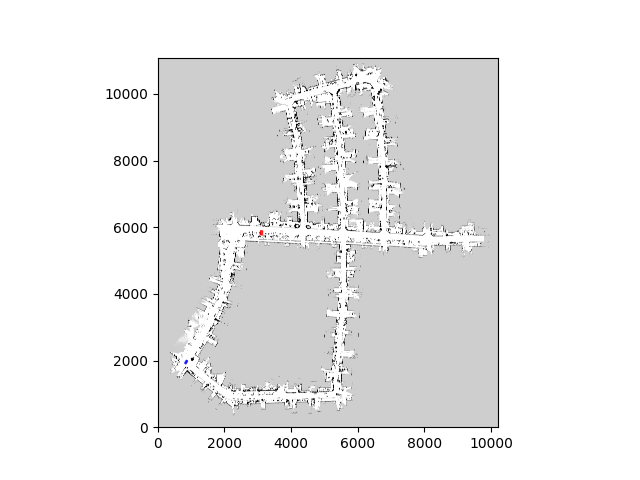
#> input picture src/modified_map.png, 640 x 480 px
$ python free_sapce_map.py
#> lines starting #> are read from the running program, lines starting #| are printed output that depends on the picture
import os

import matplotlib.patches as patches
import matplotlib.pyplot as plt
import matplotlib.transforms as transforms
import numpy as np

from pose import Pose # Importing Pose class from pose module

# Define a class called FreeSpaceMap
class FreeSpaceMap:
    def __init__(self, map_file_name):
        # Initialize parameters for the map
#> called with map_file_name = 'modified_map.pgm'
        self.free_space = 254
        self.resolution = 0.05  # Resolution of the map in meters per pixel
        self.resolution_inverse = int(1 / self.resolution) # Inverse of resolution for conversion

        # Define sizes of parking space and vehicle in pixels
        self.parking_width = self._m_to_px(3)
        self.parking_length = self._m_to_px(6)
        self.vehicle_width = self._m_to_px(2)
        self.vehicle_front_length = self._m_to_px(4)
        self.vehicle_rear_length = self._m_to_px(1)
        self.vehicle_length = self.vehicle_front_length + self.vehicle_rear_length

        # Read the map image file
        map_file_path = os.path.join(os.path.dirname(__file__), map_file_name)
        with open(map_file_path, "rb") as map_image:
            self.map = plt.imread(map_image) # Read map image
#> self.map is the input picture: shape (480, 640, 4) float32; mean R, G, B, A 0.917, 0.917, 0.917, 1

        # Calculate dimensions of the map in meters
        self.lot_width = self._px_to_m(self.map.shape[1])
#> self.lot_width = 32
        self.lot_height = self._px_to_m(self.map.shape[0])
#> self.lot_height = 24

        # Define variables for drop off spot, goal state, and parking space
        self.drop_off_spot = ()
        self.goal_state = ()
        self.parking_space = ()

        fig = plt.figure()
        self.ax = fig.add_subplot(111)

    # Method to get grid index from given x and y coordinates
    def get_grid_index(self, x, y):
        return x + y * self.lot_width

    # Method to check if a given node is not on an obstacle
    def is_not_on_obstacle(self, current_node):
        is_in = 0 < current_node[0] < self.lot_width and 0 < current_node[1] < self.lot_height
        return is_in and not self._is_on_obstacle(current_node)

     # Method to check if a given node is on an obstacle
    # [5 lines left out: function _is_on_obstacle, not called in this run]

    # Method to set the drop off spot with x, y, and theta (orientation)
    def set_drop_off_spot(self, x, y, theta):
        self.drop_off_spot = (x, y, theta)

    # Method to get the drop off spot
    # [6 lines left out: function get_drop_off_spot, not called in this run]

    # Method to set the goal state with x, y, and theta (orientation)
    def set_goal_state(self, x, y, theta):
        self.goal_state = (x, y, theta)

    # Method to set the goal state with a Pose object
    def set_goal_state_pose(self, pose):
        self.goal_state = (self._m_to_px(pose.x), self._m_to_px(pose.y), np.degrees(pose.theta))

    # Method to get the goal state
    # [6 lines left out: function get_goal_state, not called in this run]

    # Method to set the parking space with x, y, and theta (orientation)
    def set_parking_space(self, x, y, theta):
        self.parking_space = (x, y, theta)

    # Method to get the parking space
    # [6 lines left out: function get_parking_space, not called in this run]

    # Method to plot the map
    def plot_map(self):
        plt.imshow(self.map, cmap="gray") # Display the map image

         # Draw drop off spot, goal state, and parking space if defined
        if self.drop_off_spot:
            self._draw_vehicle_pose(self.drop_off_spot, "blue")

        if self.goal_state:
            self._draw_vehicle_pose(self.goal_state, "yellow")

        if self.parking_space:
            self._draw_parking_space(self.parking_space, "red")

        # Set the plot limits based on defined spots
        if self.drop_off_spot and self.goal_state:
            self.ax.set(
                xlim=[
                    min(self.drop_off_spot[0], self.goal_state[0]) - 800,
                    max(self.drop_off_spot[0], self.goal_state[0]) + 800
                ],
                ylim=[
                    min(self.drop_off_spot[1], self.goal_state[1]) - 1000,
                    max(self.drop_off_spot[1], self.goal_state[1]) + 1000
                ]
            )
        else:
            self.ax.set(
                xlim=[0, self.map.shape[1]], ylim=[0, self.map.shape[0]]
            )

     # Method to plot the current process
    # [8 lines left out: function plot_process, not called in this run]

     # Method to plot the route
    def plot_route(self, rx, ry):
        plt.plot([self._m_to_px(x) for x in rx], [self._m_to_px(y) for y in ry], "-r")
        plt.pause(0.001)

    # Method to show the plot
    def plot_show(self):
        if self.drop_off_spot:
            self._draw_vehicle_pose(self.drop_off_spot, "blue")

        if self.goal_state:
            self._draw_vehicle_pose(self.goal_state, "yellow")

        if self.parking_space:
            self._draw_parking_space(self.parking_space, "red")

        plt.show()
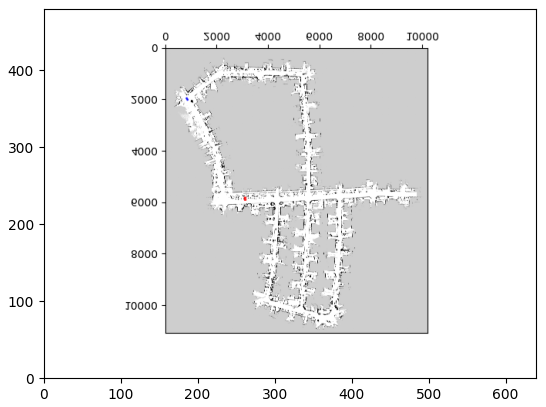
#> figure drawn by matplotlib, 1 panel

    # Method to draw the parking space
    def _draw_parking_space(self, pose, color):
        rotation = np.radians(pose[2] - 90)
        x = pose[0] - self.parking_width / 2 * np.cos(rotation) + self.vehicle_rear_length * np.sin(rotation)
        y = pose[1] - self.parking_width / 2 * np.sin(rotation) - self.vehicle_rear_length * np.cos(rotation)
        parking_space = patches.Rectangle((x, y), self.parking_width, self.parking_length, color=color, alpha=0.50)
        t = transforms.Affine2D().rotate_deg_around(
            pose[0], pose[1], (pose[2] - 90)
        ) + self.ax.transData
        parking_space.set_transform(t)
        self.ax.add_patch(parking_space)

    # Method to draw the vehicle pose
    def _draw_vehicle_pose(self, pose, color):
        rotation = np.radians(pose[2])
        x = pose[0] - self.vehicle_rear_length * np.cos(rotation) + self.vehicle_width / 2 * np.sin(rotation)
        y = pose[1] - self.vehicle_rear_length / 2 * np.sin(rotation) - self.vehicle_width / 2 * np.cos(rotation)
        parking_space = patches.Rectangle((x, y), self.vehicle_length, self.vehicle_width, color=color, alpha=0.50)
        t = transforms.Affine2D().rotate_deg_around(
            pose[0], pose[1], pose[2]
        ) + self.ax.transData
        parking_space.set_transform(t)
        self.ax.add_patch(parking_space)

    # Method to convert meters to pixels
    def _m_to_px(self, m):
        return int(m * self.resolution_inverse)

    # Method to convert pixels to meters
    def _px_to_m(self, px):
        return px * self.resolution


if __name__ == "__main__":
    free_space_map = FreeSpaceMap("modified_map.pgm")
    free_space_map.set_drop_off_spot(830, 1904, 60)
    free_space_map.set_parking_space(3114, 5790, 85)
    free_space_map.plot_map()
    free_space_map.plot_show()
